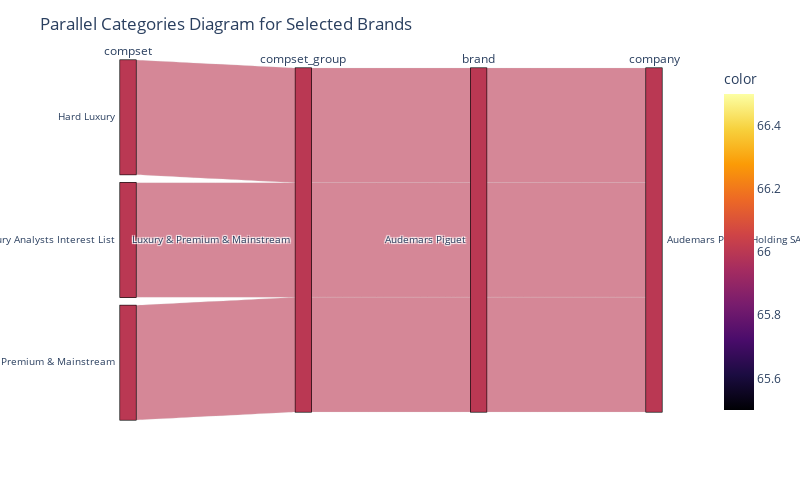

Notebook code cell kept with this figure:
### Code cell
def plot_brands_compset(df, parent, list_of_parent, color="compset"):
    """
    Generates a parallel categories diagram for the specified brands.

    Args:
    df (DataFrame): A DataFrame containing the 'brand' and 'compset' columns.
    parent_list (list): A list of brands to visualize.
    color (str): name of relevant column

    Returns:
    None; displays a parallel categories plot.
    """
    # Filter the DataFrame for the selected brands
    df_long = df.explode('compset')
    df_long = df_long.explode('compset_group')
    dimensions = ['compset', 'compset_group', 'brand']

    if parent == 'company':
        df_long = df_long.explode('brand')
        dimensions.extend(['company'])
        
    elif parent == 'parent_company':
        df_long = df_long.explode('brand')
        df_long = df_long.explode("company")
        dimensions.extend(['company', 'parent_company'])
        
    compset_mapping = {v: i for i, v in enumerate(df_long[color].unique())}
    df_long['color'] = df_long[color].map(compset_mapping)  
    
    filtered_df = df_long[df_long[parent].isin(list_of_parent)]
    
    # Create the parallel categories diagram
    fig = px.parallel_categories(
        filtered_df, 
        dimensions=dimensions,
        labels={i: i for i in dimensions},
        color='color',
        color_continuous_scale=px.colors.sequential.Inferno
    )

    fig.update_layout(
        title='Parallel Categories Diagram for Selected Brands',
        width=800,
        height=500
    )

    # Display the plot
    fig.show()

plot_brands_compset(aggregated_df_by_company, 'company', ['Audemars Piguet Holding SA'], color='brand')

### Figure 1 — Plotly figure (JSON) as saved in the notebook; plotly's stock layout.template omitted (floating-point values rounded to 4 significant figures)
{"data": [{"dimensions": [{"label": "compset", "values": ["Hard Luxury", "Global Luxury Analysts Interest List", "Luxury & Premium & Mainstream"]}, {"label": "compset_group", "values": ["Luxury & Premium & Mainstream", "Luxury & Premium & Mainstream", "Luxury & Premium & Mainstream"]}, {"label": "brand", "values": ["Audemars Piguet", "Audemars Piguet", "Audemars Piguet"]}, {"label": "company", "values": ["Audemars Piguet Holding SA", "Audemars Piguet Holding SA", "Audemars Piguet Holding SA"]}], "domain": {"x": [0, 1], "y": [0, 1]}, "line": {"color": [66, 66, 66], "coloraxis": "coloraxis"}, "name": "", "type": "parcats"}], "layout": {"coloraxis": {"colorbar": {"title": {"text": "color"}}, "colorscale": [[0, "#000004"], [0.1111, "#1b0c41"], [0.2222, "#4a0c6b"], [0.3333, "#781c6d"], [0.4444, "#a52c60"], [0.5556, "#cf4446"], [0.6667, "#ed6925"], [0.7778, "#fb9b06"], [0.8889, "#f7d13d"], [1, "#fcffa4"]]}, "height": 500, "legend": {"tracegroupgap": 0}, "margin": {"t": 60}, "title": {"text": "Parallel Categories Diagram for Selected Brands"}, "width": 800}}
